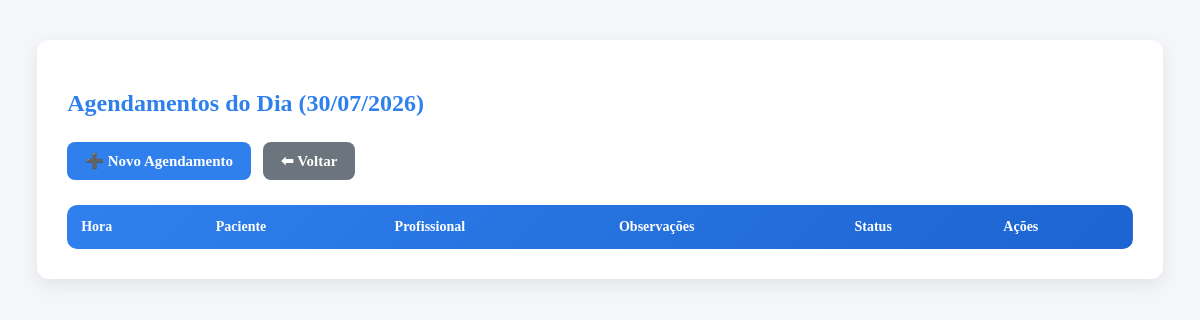
Before: /agendamentos/agendamentos.php?data=2026-07-30 with the older database file.
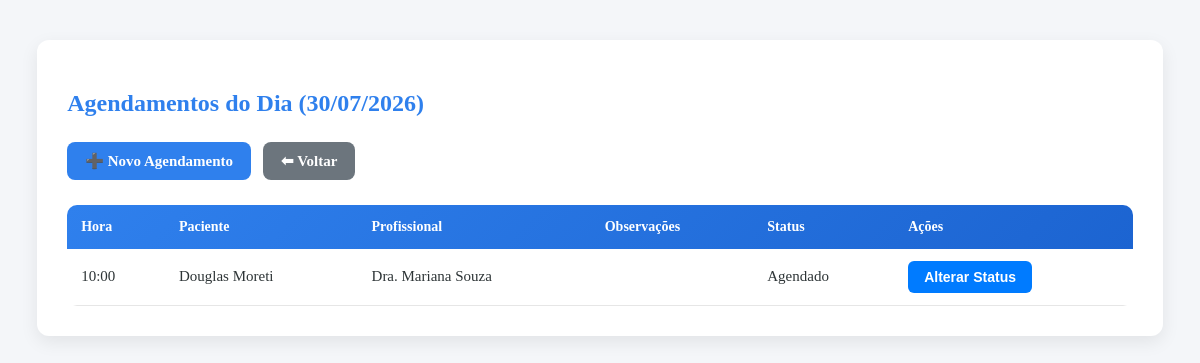
After: the same page with the newer database file.
### tables this page shows
CREATE TABLE agendamentos (
    id INTEGER PRIMARY KEY AUTOINCREMENT,
    paciente_id INTEGER NOT NULL,
    profissional_id INTEGER NOT NULL,
    data DATE NOT NULL,
    hora TIME NOT NULL,
    status TEXT NOT NULL,
    observacoes TEXT,

    FOREIGN KEY (paciente_id) REFERENCES pacientes(id),
    FOREIGN KEY (profissional_id) REFERENCES profissionais(id)
);

CREATE TABLE pacientes (
    id INTEGER PRIMARY KEY AUTOINCREMENT,
    nome TEXT NOT NULL,
    cpf TEXT UNIQUE,
    data_nascimento DATE,
    telefone TEXT,
    email TEXT,
    endereco TEXT,
    observacoes TEXT,
    created_at DATETIME DEFAULT CURRENT_TIMESTAMP
, ativo INTEGER DEFAULT 1);

CREATE TABLE profissionais (
    id INTEGER PRIMARY KEY AUTOINCREMENT,
    nome TEXT NOT NULL,
    cro TEXT UNIQUE,
    especialidade TEXT,
    telefone TEXT,
    ativo INTEGER DEFAULT 1
);

### agendamentos/controller.php (called while the page is built, shortened)
<?php
function listarAgendamentosPorData($db, $data) {
    $sql = "
        SELECT
            a.id,
            a.hora,
            p.nome AS paciente,
            pr.nome AS profissional,
            a.observacoes,
            a.status
        FROM agendamentos a
        JOIN pacientes p ON a.paciente_id = p.id
        JOIN profissionais pr ON a.profissional_id = pr.id
        WHERE a.data = :data AND a.status IN ('Agendado', 'Confirmado')
        ORDER BY a.hora
    ";
    $stmt = $db->prepare($sql);
    $stmt->execute([':data' => $data]);
    return $stmt->fetchAll(PDO::FETCH_ASSOC);
}

### agendamentos/agendamentos.php (the view, shortened to what this page needs)
<?php
require_once 'controller.php';
$dataSelecionada = $_GET['data'] ?? date('Y-m-d');
$agendamentos = listarAgendamentosPorData($db, $dataSelecionada);
?>
<!DOCTYPE html>
<html lang="pt-br">
    <head>
        <link rel="stylesheet" href="../assets/css/style-agendamentos.css">
    </head>
    <body id="agendamentos-page">
        <div class="agendamentos-container">
            <h2 class="agendamentos-title">
                Agendamentos do Dia (<?= date('d/m/Y', strtotime($dataSelecionada)) ?>)
            </h2>
            <div class="agendamentos-menu">
                <a href="novo.php?data=<?= $dataSelecionada ?>" class="agendamentos-btn">➕ Novo Agendamento</a>
                <a href="calendario.php" class="agendamentos-btn-sec">⬅ Voltar</a>
            </div>
            <div class="agendamentos-table-wrapper">
                <table class="agendamentos-table">
                    <thead>
                        <tr>
                            <th>Hora</th>
                            <th>Paciente</th>
                            <th>Profissional</th>
                            <th>Observações</th>
                            <th>Status</th>
                            <th>Ações</th>
                        </tr>
                    </thead>
                    <tbody>
                        <?php foreach ($agendamentos as $a): ?>
                        <tr>
                            <td><?= htmlspecialchars($a['hora']) ?></td>
                            <td><?= htmlspecialchars($a['paciente']) ?></td>
                            <td><?= htmlspecialchars($a['profissional']) ?></td>
                            <td><?= htmlspecialchars($a['observacoes']) ?></td>
                            <td><?= htmlspecialchars($a['status']) ?></td>
                            <td>
                                <button
                                    type="button"
                                    class="abrir-modal"
                                    data-id="<?= $a['id'] ?>"
                                    data-nome="<?= htmlspecialchars($a['paciente']) ?>">
                                    Alterar Status
                                </button>
                            </td>
                        </tr>
                        <?php endforeach; ?>
                    </tbody>
                </table>
            </div>
        </div>
    </body>
</html>

Changed rows visible on the page:
added agendamentos: hora "10:00", paciente.nome "Douglas Moreti", profissional.nome "Dra. Mariana Souza", status "Agendado"
